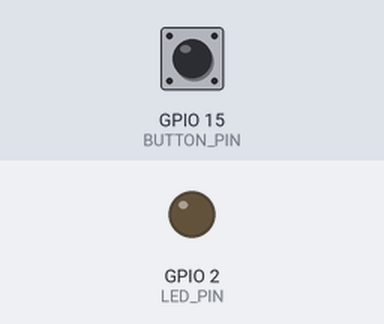
Bench run of a sketch on a simulated ESP32. Parts: output pins drawn as LEDs (lit = HIGH). Inputs (shaded band) come from the test bench; at power-on: GPIO 15 (BUTTON_PIN) HIGH.

Above: at 1.2 s.
1.3 s: GPIO 15 (BUTTON_PIN) pulled LOW for 0.15 s
At 1.37 s:
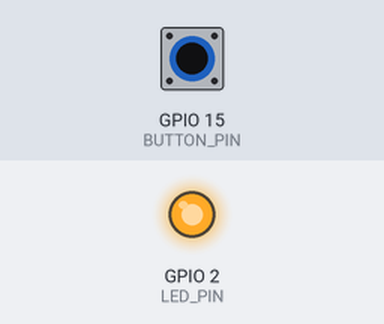
2.9 s: GPIO 15 (BUTTON_PIN) pulled LOW for 3.2 s
At 6.9 s:
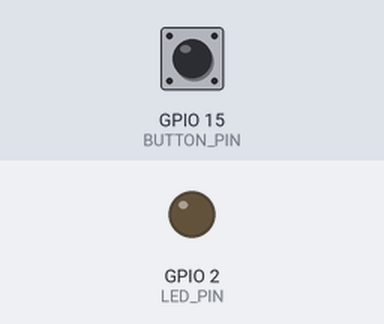
Timing chart, 0 to 8.4 s (numbered marks = the images above; inputs shaded):
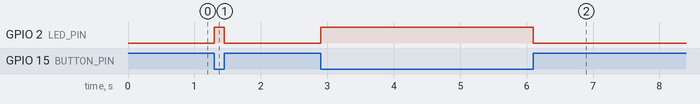

The sketch:

Button_press_InputOutput.ino
```cpp
/*
 * This ESP32 code is created by esp32io.com
 *
 * This ESP32 code is released in the public domain
 *
 * For more detail (instruction and wiring diagram), visit https://esp32io.com/tutorials/esp32-button-led
 */

#define BUTTON_PIN 15  // ESP32 pin GIOP16, which connected to button
#define LED_PIN    2  // ESP32 pin GIOP18, which connected to led

// variables will change:
int button_state = 0;   // variable for reading the button status

void setup() {
  // initialize the LED pin as an output:
  pinMode(LED_PIN, OUTPUT);
  // initialize the button pin as an pull-up input:
  // the pull-up input pin will be HIGH when the button is open and LOW when the button is pressed.
  pinMode(BUTTON_PIN, INPUT_PULLUP);
}

void loop() {
  // read the state of the button value:
  button_state = digitalRead(BUTTON_PIN);

  // control LED according to the state of button
  if (button_state == LOW)       // if button is pressed
    digitalWrite(LED_PIN, HIGH); // turn on LED
  else                           // otherwise, button is not pressing
    digitalWrite(LED_PIN, LOW);  // turn off LED
}
```

Measured:
- after the input at 1.3 s, GPIO 2 (LED_PIN): LOW → HIGH at once, → LOW 0.15 s later
- after the input at 2.9 s, GPIO 2 (LED_PIN): LOW → HIGH at once, → LOW 3.2 s later
